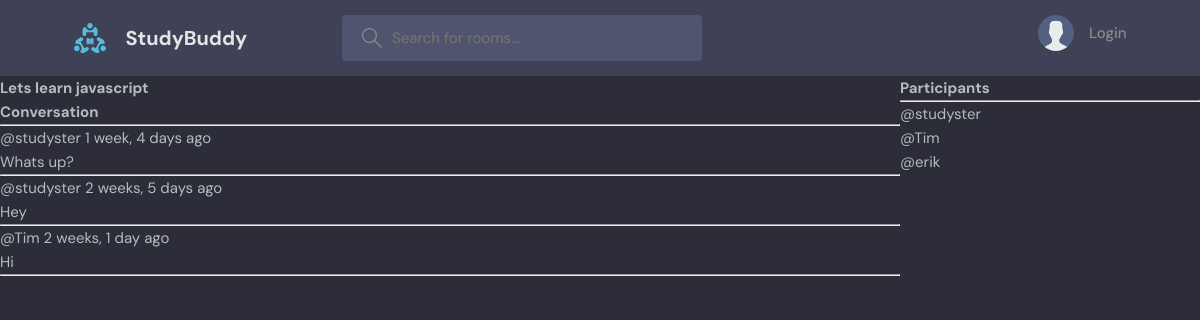
The page /room/1/ on the database its author committed.
### base/models.py (models this page shows, shortened)
class Room(models.Model):
    host = models.ForeignKey(User,on_delete=models.SET_NULL, null=True) #if user is deleted, host will be set to none (null)
    topic = models.ForeignKey(Topic,on_delete=models.SET_NULL, null=True)
    name = models.CharField(max_length=200)
    description = models.TextField(null=True, blank=True)
    participants = models.ManyToManyField(User, related_name='participants', blank=True) #creates many to many field with user
    updated = models.DateTimeField(auto_now=True) #parameter takes time stamp whenever model is saved/updated, dont need to add any value
    created = models.DateTimeField(auto_now_add=True)#parameter tales time stamp when model created
    class Meta:
        ordering = ['-updated','-created'] #lists room objects from recent to oldest

class Message(models.Model):
    user = models.ForeignKey(User, on_delete=models.CASCADE) #if parent gets deleted, so will all children
    room = models.ForeignKey(Room, on_delete=models.CASCADE) #multiple messages, one room, one-to-many
    body = models.TextField()
    updated = models.DateTimeField(auto_now=True)
    created = models.DateTimeField(auto_now_add=True)
    class Meta:
        ordering = ['-updated','-created']

### base/views.py (the view, shortened to what this page needs)
# urls.py: path('room/<str:pk>/',views.room, name='room' ), #tells django of parameter pk
def room(request, pk):
    room = Room.objects.get(id=pk)
    room_messages = room.message_set.all() #gives set of messages (child) related to specific room
    participants = room.participants.all()
    context = {'room':room, 'room_messages': room_messages, 'participants': participants} #all room requests contain room object
    return render(request, 'base/room.html', context) #pk is added to the end of the request

### base/templates/base/room.html (shortened to what this page needs)
<!DOCTYPE html>
<html lang="en">
<head>
</head>
<body>
    {% extends 'main.html' %}
    {% block content %}
<div class="room-container">
    <div>
    <h1>{{room.name}}</h1>
    <div class="comment-wrapper">
        <h3>Conversation</h3>
        <hr>
        {% for message in room_messages %}
            <div>
                <small>@{{message.user}} {{message.created|timesince}} ago</small>
                <p>{{message.body}}</p>
                <hr>
            </div>
        {% endfor %}
    </div>
    </div>
    <div>
        <h3>Participants</h3>
        <hr>
        {% for user in participants%}
            <div>
                <p>@{{user.username}}</p>
            </div>
        {% endfor %}
    </div>
</div>
    {% endblock %}

### templates/main.html (shortened to what this page needs)
<!DOCTYPE html>
{% load static %}
<html lang="en">
  <head>
    <link rel="stylesheet" href="{% static 'styles/style.css' %}" />
  </head>
  <body>
    {% include 'navbar.html' %}
    {% block content %}
    {% endblock %}
  </body>
</html>

### templates/navbar.html (shortened to what this page needs)
{% load static %}
<header class="header header--loggedIn">
    <div class="container">
      <a href="{% url 'home' %}" class="header__logo">
        <img src="{% static 'images/logo.svg' %}" />
        <h1>StudyBuddy</h1>
      </a>
      <form class="header__search" method="GET" action="{% url 'home' %}">
        <label>
          <input name="q" placeholder="Search for rooms..." />
        </label>
      </form>
      <nav class="header__menu">
        {% if request.user.is_authenticated %}
        <div class="header__user">
          <a href="profile.html">
            <div class="avatar avatar--medium active">
              <img src="https://randomuser.me/api/portraits/men/37.jpg" />
            </div>
            <p>{{request.user.username}} <span>@{{request.user.username}}</span></p>
          </a>
          <button class="dropdown-button">
            <svg version="1.1" xmlns="http://www.w3.org/2000/svg" width="32" height="32" viewBox="0 0 32 32">
              <title>chevron-down</title>
              <path d="M16 21l-13-13h-3l16 16 16-16h-3l-13 13z"></path>
            </svg>
          </button>
        </div>
        {% else %}
         <a href="{% url 'login'%}">
          <img src="{% static 'images/avatar.svg' %}" />
          <p>Login</p>
        </a>
        {% endif %}
      </nav>
    </div>
  </header>

### static/styles/style.css (style rules this page uses)
:root { --color-main: #71c6dd; --color-main-light: #e1f6fb; --color-dark: #3f4156; --color-dark-medium: #51546e; --color-dark-light: #696d97; --color-light: #e5e5e5; --color-gray: #8b8b8b; --color-light-gray: #b2bdbd; --color-bg: #2d2d39; --color-success: #5dd693; --color-error: #fc4b0b; }
* { font-family: "DM Sans", -apple-system, BlinkMacSystemFont, "Segoe UI", Roboto, Oxygen, Ubuntu, Cantarell, "Open Sans", "Helvetica Neue", sans-serif; margin: 0; padding: 0; box-sizing: border-box; text-rendering: optimizeLegibility; font-size: inherit; }
html { font-size: 56.25%; }
@media only screen and (min-width: 1200px) { html { font-size: 62.5%; } }
body { line-height: 1.6; font-weight: 400; font-size: 1.5rem; color: var(--color-light-gray); background-color: var(--color-bg); min-height: 100vh; }
img { width: 100%; }
a { display: inline-block; color: var(--color-main); text-decoration: none; }
.container { max-width: 120rem; width: 90%; margin: auto; }
.header { padding: 1.5rem; background-color: var(--color-dark); }
.header > .container { display: flex; gap: 9.5rem; }
.header__logo, .header__user { display: flex; gap: 2rem; align-items: center; }
.header__logo > img { height: 3.2rem; width: 3.2rem; }
.header__logo > h1 { font-weight: 700; font-size: 2rem; color: var(--color-light); }
.header__search > label { background-color: var(--color-dark-medium); padding: 1.3rem 1rem; display: flex; align-items: center; gap: 1rem; border-radius: 4px; }
.header__search svg { fill: var(--color-gray); width: 2rem; height: 2rem; margin-left: 1rem; }
.header__search input { width: 30rem; background: transparent; border: none; outline: none; color: var(--color-light); }
.header__menu { margin-left: auto; position: relative; }
.header__menu a { display: flex; gap: 1.5rem; align-items: center; font-weight: 500; text-decoration: none; color: var(--color-gray); }
.header__menu img { height: 3.6rem; }
.header__menu p { line-height: 1.2; }

### base/templates/base/room.html (style rules this page uses)
.room-container { display: grid; grid-template-columns: 3fr 1fr; }

### rows shown on the page
Room: name "Lets learn javascript"
Message: user "studyster", created "1 week, 4 days", body "Whats up?"
Message: user "studyster", created "2 weeks, 5 days", body "Hey"
Message: user "Tim", created "2 weeks, 1 day", body "Hi"

### other values the page prints
{{ user.username }} "studyster"
{{ user.username }} "Tim"
{{ user.username }} "erik"
